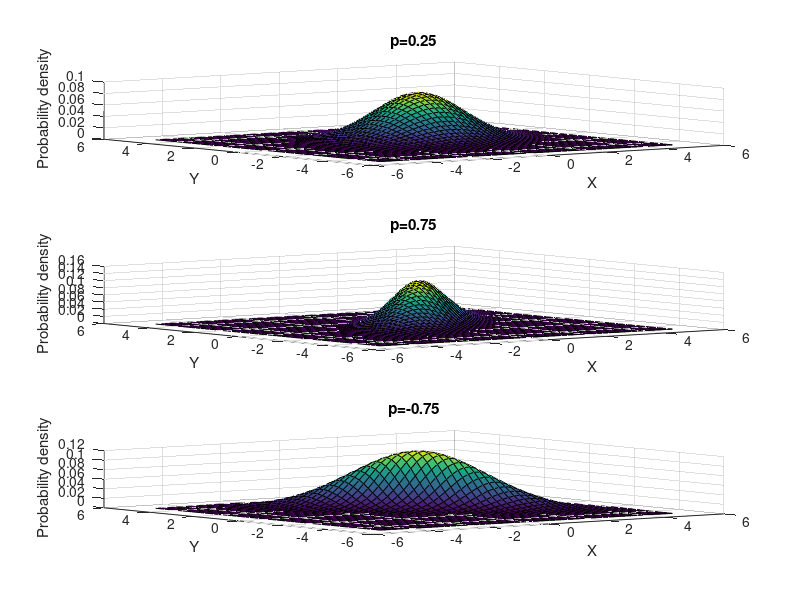

MATLAB code to generate this figure:
%% clear
clc;clear;
%% Load the data
load('Gaussian2D.mat');
%% some Interesting test
Ms1 = mean(s1);
sigmas1 = var(s1);

Ms2 = mean(s2);
sigmas2 = var(s2);

M1 = mean(s1);
cov1 = [2 0.5; 0.5 2];
cov2 = [2 1.5; 1.5 2];
cov3 = [2 -1.5;-1.5 2];
%% Plot the pdf 
x1=-5:0.2:5;
x2=-5:0.2:5;
[X1, X2]=meshgrid(x1, x2);
X=[X1(:) X2(:)];

y1=mvnpdf(X,M1,cov1);
y1=reshape(y1, length(x2), length(x1));

y2=mvnpdf(X,M1,cov2);
y2=reshape(y2, length(x2), length(x1));

y3=mvnpdf(X,M1,cov3);
y3=reshape(y3, length(x2), length(x1));
subplot(3,1,1)

surf(x1, x2, y1);
title('p=0.25')
xlabel('X')
ylabel('Y')
zlabel('Probability density')
subplot(3,1,2)

surf(x1,x2,y2);
title('p=0.75')
xlabel('X')
ylabel('Y')
zlabel('Probability density')
subplot(313)
surf(x1,x2,y3)
title('p=-0.75')
xlabel('X')
ylabel('Y')
zlabel('Probability density')
axis auto

grid on


